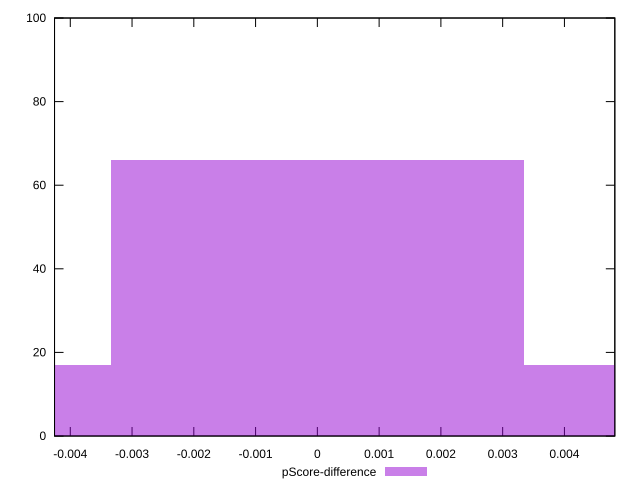

Source code (gnuplot):
reset

$pScoreDifference <<EOF
-0.00667733128287585 17
0 66
0.00667733128287585 17
EOF

set key outside below
set boxwidth 0.00667733128287585
set xrange [-0.00425490840780729:0.004815770100112193]
set yrange [0:100]
set trange [0:100]
set style fill transparent solid 0.5 noborder
set terminal svg size 640, 490 enhanced background rgb 'white'
set output "reports/report_00033_2021-03-01T14-23-16.841Z/max-potential-fid/samples/astro-inner/pScore-difference/histogram.svg"

plot $pScoreDifference title "pScore-difference" with boxes

reset
